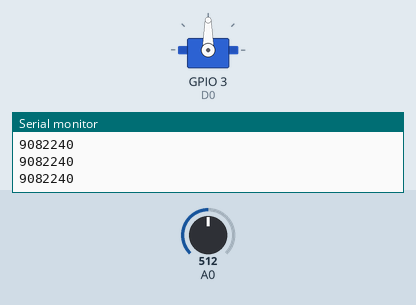
Bench run of a sketch on a simulated ESP8266 (NodeMCU). Shown: servo, the last lines printed to the serial monitor. The inputs (shaded band) are chosen by the test bench; at power-on: A0 = 512.

Above: at 1.2 s.
1.3 s: A0 set to 716
At 2.5 s:
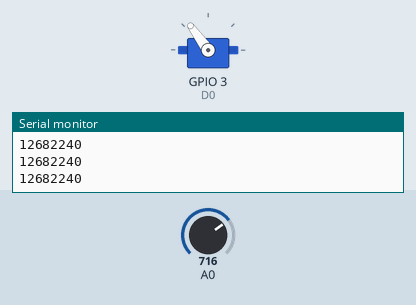
2.8 s: A0 set to 900
At 4.0 s:
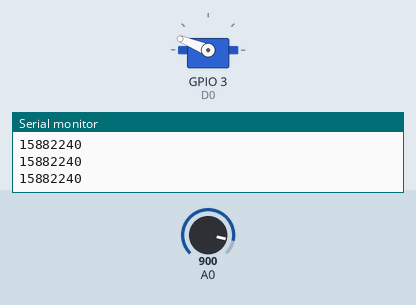
4.3 s: A0 set to 1023
At 5.3 s:
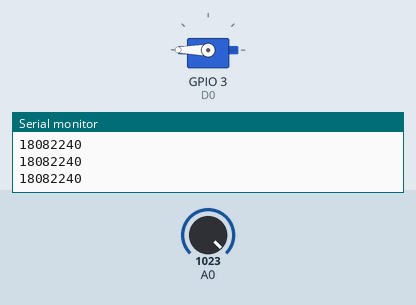
5.8 s: A0 set to 306
At 7.0 s:
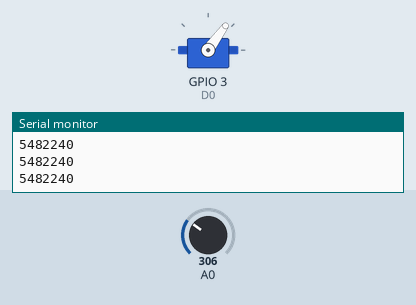
7.3 s: A0 set to 122
At 8.5 s:
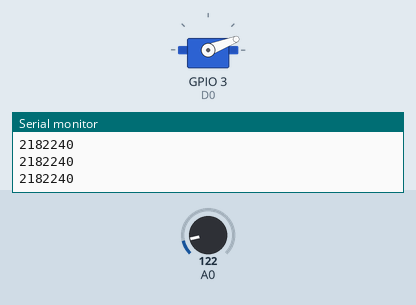
8.8 s: A0 set to 511
At 9.8 s:
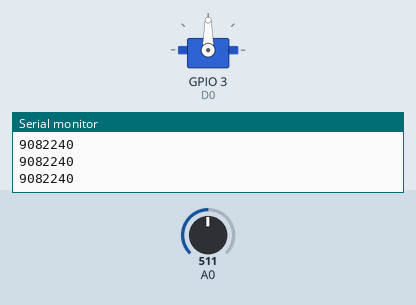
Timing chart, 0 to 11.3 s (numbered marks = the images above; inputs shaded):
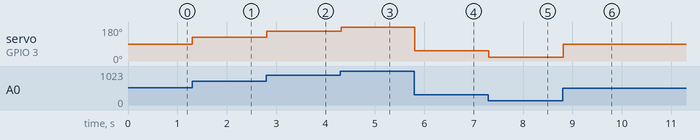

The sketch:

Pot_to_Servo_Control.ino
```cpp
/*
 Controlling a servo position using a potentiometer (variable resistor)
 by Michal Rinott <http://people.interaction-ivrea.it/m.rinott>

 modified on 8 Nov 2013
 by Scott Fitzgerald <http://www.arduino.cc/en/Tutorial/Knob>

 modified on 1 Aug 2017
 by Dylan Brenneis <https://blinclab.ca/about/dylan-brenneis-undergraduate/>
*/

#include <Servo.h>

Servo D0;          // create servo object to control servo
int Analog0 = 0;   // analog pin used to connect the potentiometer
int posD0;         // variable to read the value from the analog pin

void setup() {
  Serial.begin(9600);
  D0.attach(3);    // attaches the servo on pin 3 to the servo object
}

void loop() {
  posD0 = analogRead(Analog0);            // reads the value of the potentiometers (value between 0 and 1023)
  posD0 = map(posD0, 0, 1023, 0, 180);    // scale it to use it with the servo (value between 0 and 180)
  D0.write(posD0);                        // sets the servo position according to the scaled value


  Serial.print(posD0);
  Serial.print('  ');
  Serial.println(Analog0);
  delay(15);                              // waits 15 ms for the servo to get there
}
```

Measured:
- after the input at 1.3 s, servo on GPIO 3 (D0): 90° → 126° at once
- after the input at 2.8 s, servo on GPIO 3 (D0): 126° → 158° at once
- after the input at 4.3 s, servo on GPIO 3 (D0): 158° → 180° at once
- after the input at 5.8 s, servo on GPIO 3 (D0): 180° → 54° at once
- after the input at 7.3 s, servo on GPIO 3 (D0): 54° → 21° at once
- after the input at 8.8 s, servo on GPIO 3 (D0): 21° → 90° at once
